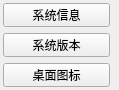
             <widget class="QWidget" name="scrollAreaWidgetContents_5">
              <property name="geometry">
               <rect>
                <x>0</x>
                <y>0</y>
                <width>119</width>
                <height>90</height>
               </rect>
              </property>
              <layout class="QFormLayout" name="formLayout_6">
               <property name="leftMargin">
                <number>3</number>
               </property>
               <property name="topMargin">
                <number>3</number>
               </property>
               <property name="rightMargin">
                <number>3</number>
               </property>
               <property name="bottomMargin">
                <number>3</number>
               </property>
               <item row="0" column="0">
                <widget class="QPushButton" name="sysinfoBtn">
                 <property name="minimumSize">
                  <size>
                   <width>107</width>
                   <height>23</height>
                  </size>
                 </property>
                 <property name="text">
                  <string>系统信息</string>
                 </property>
                 <property name="icon">
                  <iconset resource="maintools.qrc">
                   <normaloff>:/maintools/systeminfo.ico</normaloff>:/maintools/systeminfo.ico</iconset>
                 </property>
                </widget>
               </item>
               <item row="1" column="0">
                <widget class="QPushButton" name="versionBtn">
                 <property name="minimumSize">
                  <size>
                   <width>107</width>
                   <height>23</height>
                  </size>
                 </property>
                 <property name="text">
                  <string>系统版本</string>
                 </property>
                 <property name="icon">
                  <iconset resource="maintools.qrc">
                   <normaloff>:/maintools/version.ico</normaloff>:/maintools/version.ico</iconset>
                 </property>
                </widget>
               </item>
               <item row="2" column="0">
                <widget class="QPushButton" name="deskiconsBtn">
                 <property name="minimumSize">
                  <size>
                   <width>107</width>
                   <height>23</height>
                  </size>
                 </property>
                 <property name="text">
                  <string>桌面图标</string>
                 </property>
                 <property name="icon">
                  <iconset resource="maintools.qrc">
                   <normaloff>:/maintools/deskicon.ico</normaloff>:/maintools/deskicon.ico</iconset>
                 </property>
                </widget>
               </item>
              </layout>
             </widget>
